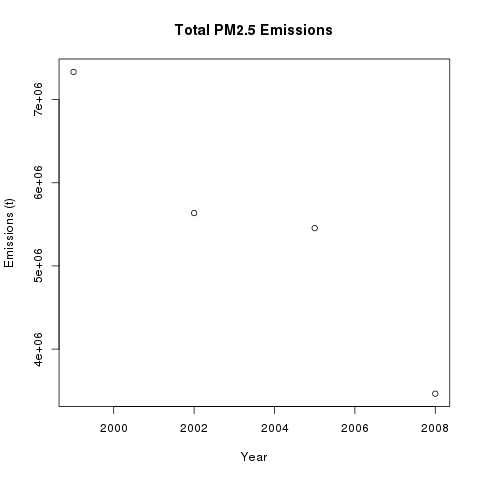

The script that saved this image:
#Sourcing data
source("SourceData.R")

#Initiating necessary library
library(dplyr)

#grouping and summarising for easy plotting
NEI_Grouped <- group_by(NEI,year)
NEI_Grouped <- summarise(NEI_Grouped,Total_Emissions = sum(Emissions))

#opening display device
png(filename = "plot1.png")

#plotting summarised data
plot(NEI_Grouped$year,NEI_Grouped$Total_Emissions,xlab = "Year",ylab = "Emissions (t)",main="Total PM2.5 Emissions")

#closing display device
dev.off()